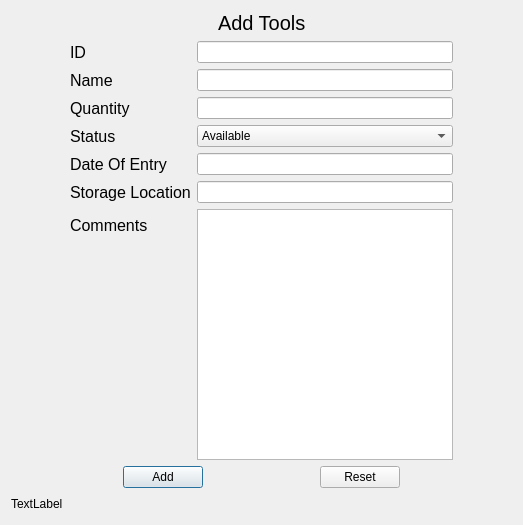
<?xml version="1.0" encoding="UTF-8"?>
<ui version="4.0">
 <class>TAdd</class>
 <widget class="QDialog" name="TAdd">
  <property name="geometry">
   <rect>
    <x>0</x>
    <y>0</y>
    <width>523</width>
    <height>525</height>
   </rect>
  </property>
  <property name="windowTitle">
   <string>Add Tools</string>
  </property>
  <layout class="QVBoxLayout" name="verticalLayout">
   <item>
    <layout class="QHBoxLayout" name="horizontalLayout">
     <item>
      <spacer name="horizontalSpacer">
       <property name="orientation">
        <enum>Qt::Horizontal</enum>
       </property>
       <property name="sizeHint" stdset="0">
        <size>
         <width>40</width>
         <height>20</height>
        </size>
       </property>
      </spacer>
     </item>
     <item>
      <widget class="QLabel" name="label_7">
       <property name="sizePolicy">
        <sizepolicy hsizetype="Fixed" vsizetype="Fixed">
         <horstretch>0</horstretch>
         <verstretch>0</verstretch>
        </sizepolicy>
       </property>
       <property name="font">
        <font>
         <pointsize>15</pointsize>
        </font>
       </property>
       <property name="text">
        <string>Add Tools</string>
       </property>
      </widget>
     </item>
     <item>
      <spacer name="horizontalSpacer_2">
       <property name="orientation">
        <enum>Qt::Horizontal</enum>
       </property>
       <property name="sizeHint" stdset="0">
        <size>
         <width>40</width>
         <height>20</height>
        </size>
       </property>
      </spacer>
     </item>
    </layout>
   </item>
   <item>
    <layout class="QHBoxLayout" name="horizontalLayout_2">
     <item>
      <spacer name="horizontalSpacer_3">
       <property name="orientation">
        <enum>Qt::Horizontal</enum>
       </property>
       <property name="sizeHint" stdset="0">
        <size>
         <width>40</width>
         <height>20</height>
        </size>
       </property>
      </spacer>
     </item>
     <item>
      <layout class="QFormLayout" name="formLayout">
       <item row="0" column="0">
        <widget class="QLabel" name="label">
         <property name="font">
          <font>
           <pointsize>12</pointsize>
          </font>
         </property>
         <property name="text">
          <string>ID</string>
         </property>
         <property name="buddy">
          <cstring>lineEditCAddID</cstring>
         </property>
        </widget>
       </item>
       <item row="0" column="1">
        <widget class="QLineEdit" name="lineEditCAddID"/>
       </item>
       <item row="1" column="0">
        <widget class="QLabel" name="label_2">
         <property name="font">
          <font>
           <pointsize>12</pointsize>
          </font>
         </property>
         <property name="text">
          <string>Name</string>
         </property>
         <property name="buddy">
          <cstring>lineEditCAddName</cstring>
         </property>
        </widget>
       </item>
       <item row="1" column="1">
        <widget class="QLineEdit" name="lineEditCAddName"/>
       </item>
       <item row="2" column="0">
        <widget class="QLabel" name="label_3">
         <property name="font">
          <font>
           <pointsize>12</pointsize>
          </font>
         </property>
         <property name="text">
          <string>Quantity</string>
         </property>
         <property name="buddy">
          <cstring>lineEditCAddQrantity</cstring>
         </property>
        </widget>
       </item>
       <item row="2" column="1">
        <widget class="QLineEdit" name="lineEditCAddQrantity"/>
       </item>
       <item row="3" column="0">
        <widget class="QLabel" name="label_8">
         <property name="font">
          <font>
           <pointsize>12</pointsize>
          </font>
         </property>
         <property name="text">
          <string>Status</string>
         </property>
        </widget>
       </item>
       <item row="3" column="1">
        <widget class="QComboBox" name="comboBox">
         <item>
          <property name="text">
           <string>Available</string>
          </property>
         </item>
         <item>
          <property name="text">
           <string>In Use</string>
          </property>
         </item>
         <item>
          <property name="text">
           <string>Out Of Order</string>
          </property>
         </item>
        </widget>
       </item>
       <item row="4" column="0">
        <widget class="QLabel" name="label_4">
         <property name="font">
          <font>
           <pointsize>12</pointsize>
          </font>
         </property>
         <property name="text">
          <string>Date Of Entry</string>
         </property>
         <property name="buddy">
          <cstring>lineEditCAddDate</cstring>
         </property>
        </widget>
       </item>
       <item row="4" column="1">
        <widget class="QLineEdit" name="lineEditCAddDate"/>
       </item>
       <item row="5" column="0">
        <widget class="QLabel" name="label_5">
         <property name="font">
          <font>
           <pointsize>12</pointsize>
          </font>
         </property>
         <property name="text">
          <string>Storage Location</string>
         </property>
         <property name="buddy">
          <cstring>lineEditCAdStorage</cstring>
         </property>
        </widget>
       </item>
       <item row="5" column="1">
        <widget class="QLineEdit" name="lineEditCAdStorage"/>
       </item>
       <item row="6" column="0">
        <widget class="QLabel" name="label_6">
         <property name="font">
          <font>
           <pointsize>12</pointsize>
          </font>
         </property>
         <property name="text">
          <string>Comments</string>
         </property>
        </widget>
       </item>
       <item row="6" column="1">
        <widget class="QTextEdit" name="textEditCAddComment"/>
       </item>
      </layout>
     </item>
     <item>
      <spacer name="horizontalSpacer_4">
       <property name="orientation">
        <enum>Qt::Horizontal</enum>
       </property>
       <property name="sizeHint" stdset="0">
        <size>
         <width>40</width>
         <height>20</height>
        </size>
       </property>
      </spacer>
     </item>
    </layout>
   </item>
   <item>
    <layout class="QHBoxLayout" name="horizontalLayout_3">
     <item>
      <spacer name="horizontalSpacer_5">
       <property name="orientation">
        <enum>Qt::Horizontal</enum>
       </property>
       <property name="sizeHint" stdset="0">
        <size>
         <width>40</width>
         <height>20</height>
        </size>
       </property>
      </spacer>
     </item>
     <item>
      <widget class="QPushButton" name="add">
       <property name="text">
        <string>Add</string>
       </property>
      </widget>
     </item>
     <item>
      <spacer name="horizontalSpacer_6">
       <property name="orientation">
        <enum>Qt::Horizontal</enum>
       </property>
       <property name="sizeHint" stdset="0">
        <size>
         <width>40</width>
         <height>20</height>
        </size>
       </property>
      </spacer>
     </item>
     <item>
      <widget class="QPushButton" name="reset">
       <property name="text">
        <string>Reset</string>
       </property>
      </widget>
     </item>
     <item>
      <spacer name="horizontalSpacer_7">
       <property name="orientation">
        <enum>Qt::Horizontal</enum>
       </property>
       <property name="sizeHint" stdset="0">
        <size>
         <width>40</width>
         <height>20</height>
        </size>
       </property>
      </spacer>
     </item>
    </layout>
   </item>
   <item>
    <layout class="QHBoxLayout" name="horizontalLayout_4">
     <item>
      <widget class="QLabel" name="label_9">
       <property name="text">
        <string>TextLabel</string>
       </property>
      </widget>
     </item>
     <item>
      <spacer name="horizontalSpacer_8">
       <property name="orientation">
        <enum>Qt::Horizontal</enum>
       </property>
       <property name="sizeHint" stdset="0">
        <size>
         <width>40</width>
         <height>20</height>
        </size>
       </property>
      </spacer>
     </item>
    </layout>
   </item>
  </layout>
 </widget>
 <resources/>
 <connections/>
</ui>
